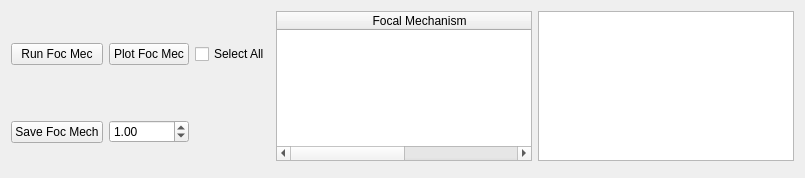
      <widget class="QWidget" name="tab_4">
       <attribute name="title">
        <string>FocMec</string>
       </attribute>
       <layout class="QVBoxLayout" name="verticalLayout_11">
        <item>
         <layout class="QGridLayout" name="gridLayout_3">
          <item row="5" column="0" colspan="6">
           <widget class="QWidget" name="widget_focmec" native="true">
            <property name="styleSheet">
             <string notr="true">background-color: rgb(255, 255, 255);</string>
            </property>
           </widget>
          </item>
          <item row="0" column="0">
           <widget class="QPushButton" name="runFocMecBtn">
            <property name="text">
             <string>Run Foc Mec</string>
            </property>
           </widget>
          </item>
          <item row="0" column="3" rowspan="2">
           <widget class="QTableWidget" name="focmecTW">
            <property name="sizePolicy">
             <sizepolicy hsizetype="MinimumExpanding" vsizetype="Expanding">
              <horstretch>0</horstretch>
              <verstretch>0</verstretch>
             </sizepolicy>
            </property>
            <attribute name="horizontalHeaderMinimumSectionSize">
             <number>20</number>
            </attribute>
            <attribute name="horizontalHeaderDefaultSectionSize">
             <number>285</number>
            </attribute>
            <column>
             <property name="text">
              <string>Focal Mechanism</string>
             </property>
            </column>
            <column>
             <property name="text">
              <string>Check</string>
             </property>
            </column>
           </widget>
          </item>
          <item row="1" column="1">
           <widget class="QDoubleSpinBox" name="accepted_polarities">
            <property name="value">
             <double>1.000000000000000</double>
            </property>
           </widget>
          </item>
          <item row="1" column="0">
           <widget class="QPushButton" name="saveMecBtn">
            <property name="text">
             <string>Save Foc Mech</string>
            </property>
           </widget>
          </item>
          <item row="0" column="4" rowspan="2" colspan="2">
           <widget class="QPlainTextEdit" name="FirstPolarityInfoText">
            <property name="sizePolicy">
             <sizepolicy hsizetype="Minimum" vsizetype="Preferred">
              <horstretch>0</horstretch>
              <verstretch>0</verstretch>
             </sizepolicy>
            </property>
            <property name="minimumSize">
             <size>
              <width>220</width>
              <height>150</height>
             </size>
            </property>
           </widget>
          </item>
          <item row="0" column="2">
           <widget class="QCheckBox" name="selectAllFocCB">
            <property name="text">
             <string>Select All</string>
            </property>
           </widget>
          </item>
          <item row="0" column="1">
           <widget class="QPushButton" name="pltFocMecBtn">
            <property name="text">
             <string>Plot Foc Mec</string>
            </property>
           </widget>
          </item>
         </layout>
        </item>
       </layout>
      </widget>
